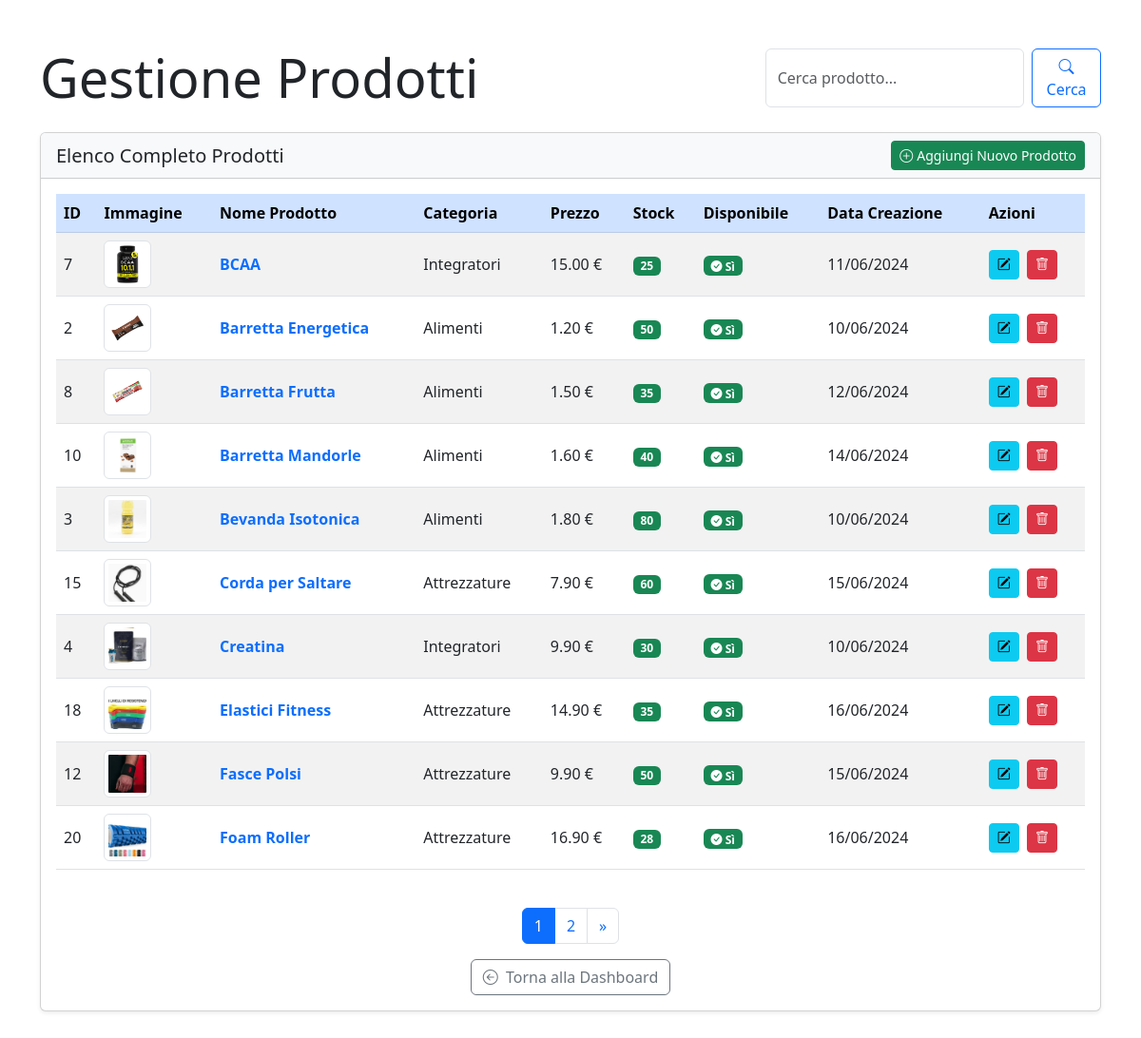
The page /products/manage/ (signed in) on the database its author committed.
### products/models.py (models this page shows, shortened)
class Product(models.Model):
    category = models.ManyToManyField(Category)
    name = models.CharField(max_length=200, unique=True)
    description = models.TextField(blank=True)
    price = models.DecimalField(max_digits=10, decimal_places=2)
    stock = models.PositiveIntegerField()
    available = models.BooleanField(default=True)
    created = models.DateTimeField(auto_now_add=True)
    updated = models.DateTimeField(auto_now=True)
    image = models.ImageField(upload_to='product_images/', blank=True, null=True)
    added_by = models.ForeignKey('users.CustomUser', on_delete=models.SET_NULL, related_name='products_added', null=True, blank=True)
    modified_by = models.ForeignKey('users.CustomUser', on_delete=models.SET_NULL, related_name='products_modified', null=True, blank=True)
    class Meta:
        ordering = ('name',)

class Category(models.Model):
    name = models.CharField(max_length=200, unique=True)
    class Meta:
        verbose_name_plural = "Categories"

### products/views.py (the view)
# urls.py: path('manage/', ProductManageListView.as_view(), name='product_manage_list'),
class ProductManageListView(LoginRequiredMixin, UserPassesTestMixin, ListView, PermissionRequiredMixin):
    permission_required = 'products.change_product'
    model = Product
    template_name = 'products/product_manage_list.html'
    context_object_name = 'products'
    paginate_by = 10  # Paginazione per grandi quantità di prodotti
    def test_func(self):
        return is_store_manager(self.request.user)
    def get_queryset(self):
        queryset = super().get_queryset()
        query = self.request.GET.get('q')
        if query:
            queryset = queryset.filter(
                Q(name__icontains=query) |
                Q(description__icontains=query)
            )
        return queryset.order_by('name')  # Ordina i prodotti per nome
    def get_context_data(self, **kwargs):
        context = super().get_context_data(**kwargs)
        context['search_query'] = self.request.GET.get('q', '')
        return context

### products/views.py (called while the page is built)
def is_store_manager(user):
    return user.groups.filter(name='Store Managers').exists()

### templates/products/product_manage_list.html (shortened to what this page needs)
{% extends "base.html" %}
{% load static %}
{% block content %}
<div class="container py-5">
    <div class="row align-items-center mb-4">
        <div class="col-auto">
            <h1 class="display-4 mb-0">Gestione Prodotti</h1>
        </div>
        <div class="col d-flex justify-content-end">
            <form method="get" class="d-flex" role="search">
                <input type="text" name="q" class="form-control me-2" placeholder="Cerca prodotto..." value="{{ search_query }}">
                <button type="submit" class="btn btn-outline-primary">
                    <i class="bi bi-search"></i> Cerca
                </button>
            </form>
        </div>
    </div>
    <div class="card shadow-sm mb-4">
        <div class="card-header bg-light d-flex justify-content-between align-items-center">
            <h5 class="mb-0">Elenco Completo Prodotti</h5>
            <a href="{% url 'products:product_create' %}" class="btn btn-success btn-sm">
                <i class="bi bi-plus-circle me-1"></i>Aggiungi Nuovo Prodotto
            </a>
        </div>
        <div class="card-body">
            <div class="table-responsive">
                <table class="table table-hover table-striped align-middle">
                    <thead class="table-primary">
                        <tr>
                            <th scope="col">ID</th>
                            <th scope="col">Immagine</th>
                            <th scope="col">Nome Prodotto</th>
                            <th scope="col">Categoria</th>
                            <th scope="col">Prezzo</th>
                            <th scope="col">Stock</th>
                            <th scope="col">Disponibile</th>
                            <th scope="col">Data Creazione</th>
                            <th scope="col">Azioni</th>
                        </tr>
                    </thead>
                    <tbody>
                        {% for product in products %}
                        <tr>
                            <td>{{ product.id }}</td>
                            <td>
                                {% if product.image %}
                                <img src="{{ product.image.url }}" alt="{{ product.name }}" class="img-thumbnail" style="width: 50px; height: 50px; object-fit: cover;">
                                {% else %}
                                <i class="bi bi-image text-muted" style="font-size: 2rem;"></i>
                                {% endif %}
                            </td>
                            <td>
                                <a href="{% url 'products:product_info' product.id %}?source=store_manager_dashboard" class="text-decoration-none fw-bold">
                                    {{ product.name }}
                                </a>
                            </td>
                            <td>
                                {% for cat in product.category.all %}
                                    {{ cat.name }}{% if not forloop.last %}, {% endif %}
                                {% empty %}
                                    <span class="text-muted">Nessuna categoria</span>
                                {% endfor %}
                            </td>
                            <td>{{ product.price }} €</td>
                            <td>
                                {% if product.stock > 10 %}
                                    <span class="badge bg-success">{{ product.stock }}</span>
                                {% elif product.stock > 0 %}
                                    <span class="badge bg-warning text-dark">{{ product.stock }}</span>
                                {% else %}
                                    <span class="badge bg-danger">Esaurito</span>
                                {% endif %}
                            </td>
                            <td>
                                {% if product.available %}
                                <span class="badge bg-success"><i class="bi bi-check-circle-fill"></i> Sì</span>
                                {% else %}
                                <span class="badge bg-danger"><i class="bi bi-x-circle-fill"></i> No</span>
                                {% endif %}
                            </td>
                            <td>{{ product.created|date:"d/m/Y" }}</td>
                            <td>
                                <a href="{% url 'products:product_edit' product.id %}" class="btn btn-sm btn-info me-1" title="Modifica">
                                    <i class="bi bi-pencil-square"></i>
                                </a>
                                <a href="{% url 'products:product_delete' product.id %}" class="btn btn-sm btn-danger" title="Elimina">
                                    <i class="bi bi-trash"></i>
                                </a>
                            </td>
                        </tr>
                        {% endfor %}
                    </tbody>
                </table>
            </div>
            {% if is_paginated %}
            <nav aria-label="Page navigation example" class="mt-4">
                <ul class="pagination justify-content-center">
                    {% for i in paginator.page_range %}
                        {% if page_obj.number == i %}
                        <li class="page-item active" aria-current="page"><span class="page-link">{{ i }}</span></li>
                        {% else %}
                        <li class="page-item"><a class="page-link" href="?page={{ i }}">{{ i }}</a></li>
                        {% endif %}
                    {% endfor %}
                    {% if page_obj.has_next %}
                    <li class="page-item">
                        <a class="page-link" href="?page={{ page_obj.next_page_number }}" aria-label="Next">
                            <span aria-hidden="true">&raquo;</span>
                        </a>
                    </li>
                    {% endif %}
                </ul>
            </nav>
            {% endif %}
            <div class="text-center mt-3">
                <a href="{% url 'users:store_manager_dashboard' %}" class="btn btn-outline-secondary">
                    <i class="bi bi-arrow-left-circle me-1"></i> Torna alla Dashboard
                </a>
            </div>
        </div>
    </div>
</div>
{% endblock %}

### rows shown on the page
Product: id "7", image (picture), name "BCAA", price "15.00", stock "25", available True (drawn), created "11/06/2024"
Category: name "Integratori"
Product: id "2", image (picture), name "Barretta Energetica", price "1.20", stock "50", available True (drawn), created "10/06/2024"
Category: name "Alimenti"
Product: id "8", image (picture), name "Barretta Frutta", price "1.50", stock "35", available True (drawn), created "12/06/2024"
Product: id "10", image (picture), name "Barretta Mandorle", price "1.60", stock "40", available True (drawn), created "14/06/2024"
Product: id "3", image (picture), name "Bevanda Isotonica", price "1.80", stock "80", available True (drawn), created "10/06/2024"
Product: id "15", image (picture), name "Corda per Saltare", price "7.90", stock "60", available True (drawn), created "15/06/2024"
Category: name "Attrezzature"
Product: id "4", image (picture), name "Creatina", price "9.90", stock "30", available True (drawn), created "10/06/2024"
Product: id "18", image (picture), name "Elastici Fitness", price "14.90", stock "35", available True (drawn), created "16/06/2024"
Product: id "12", image (picture), name "Fasce Polsi", price "9.90", stock "50", available True (drawn), created "15/06/2024"
Product: id "20", image (picture), name "Foam Roller", price "16.90", stock "28", available True (drawn), created "16/06/2024"

### other values the page prints
{{ i }} "1"
{{ i }} "2"
